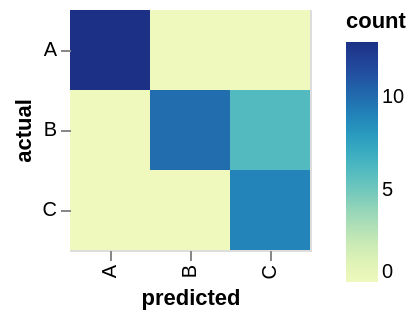

The Vega-Lite source for this figure:
### Vega-Lite specification from a JSON file in a GitHub repository (floating-point values rounded to 4 significant figures)
{"$schema": "https://vega.github.io/schema/vega-lite/v6.json", "data": {"values": [{"actual": "A", "predicted": "A", "count": 13}, {"actual": "A", "predicted": "B", "count": 0}, {"actual": "A", "predicted": "C", "count": 0}, {"actual": "B", "predicted": "A", "count": 0}, {"actual": "B", "predicted": "B", "count": 10}, {"actual": "B", "predicted": "C", "count": 6}, {"actual": "C", "predicted": "A", "count": 0}, {"actual": "C", "predicted": "B", "count": 0}, {"actual": "C", "predicted": "C", "count": 9}]}, "params": [{"name": "highlight", "select": "point"}], "mark": {"type": "rect", "strokeWidth": 2}, "encoding": {"y": {"field": "actual", "type": "nominal"}, "x": {"field": "predicted", "type": "nominal"}, "fill": {"field": "count", "type": "quantitative"}, "stroke": {"condition": {"param": "highlight", "empty": false, "value": "black"}, "value": null}, "opacity": {"condition": {"param": "highlight", "value": 1}, "value": 0.5}, "order": {"condition": {"param": "highlight", "value": 1}, "value": 0}}, "config": {"scale": {"bandPaddingInner": 0, "bandPaddingOuter": 0}, "view": {"step": 40}, "range": {"ramp": {"scheme": "yellowgreenblue"}}, "axis": {"domain": false}}}
